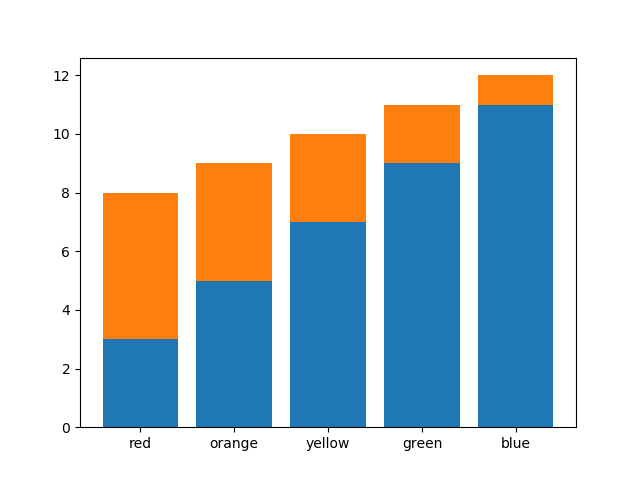

Write the Python code that produced this figure.
# Author:  Martin McBride
# Created: 2022-03-23
# Copyright (C) 2021#2, Martin McBride
# License: MIT

import matplotlib.pyplot as plt
import numpy as np

x = np.linspace(1, 5, 5)
y1 = x*2 + 1
y2 = 6 - x

labels = ["red", "orange", "yellow", "green", "blue"]

plt.bar(x, y1)
plt.bar(x, y2, bottom=y1)
plt.xticks(x, labels)
plt.savefig("barchart-stacked.png")
plt.show()
